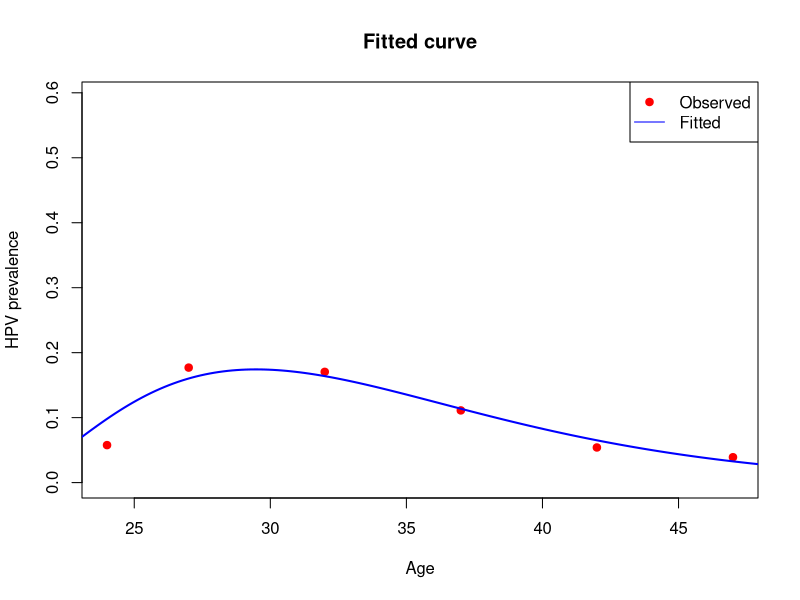

Recreate this plot in R.
x <- c(24, 27, 32,37, 42,47)               
n_total <- c(52, 113, 176, 171, 148, 128)      
y_infected <- c(3, 20, 30, 19, 8, 5)  

x0 <- 20
n_power <- 2

f_model <- function(x, A, B, C) {
  d <- x - x0
  B + (A * d^n_power - B) * exp(-C * d)
}

neg_log_likelihood <- function(par) {
  A <- par[1]; B <- par[2]; C <- par[3]
  p <- f_model(x, A, B, C)
  p <- pmax(pmin(p, 1 - 1e-6), 1e-6)
  -sum(y_infected * log(p) + (n_total - y_infected) * log(1 - p))
}

set.seed(1)
result <- optim(
  par = c(0.01, 0.1, 0.1),    
  fn = neg_log_likelihood,
  method = "BFGS",
  control = list(maxit = 1000, reltol = 1e-10)
)

fit_par <- setNames(result$par, c("A","B","C"))
print(fit_par)

curve_x <- seq(16, 49, length.out = 200)
fitted_p_curve <- f_model(curve_x, fit_par["A"], fit_par["B"], fit_par["C"])
fitted_p_curve <- pmax(pmin(fitted_p_curve, 1 - 1e-6), 1e-6)

plot(x, y_infected / n_total, col = "red", pch = 19,
     ylim = c(0, max(y_infected / n_total, fitted_p_curve) + 0.05),
     xlab = "Age", ylab = "HPV prevalence",
     main = "Fitted curve")
lines(curve_x, fitted_p_curve, col = "blue", lwd = 2)
legend("topright", legend = c("Observed", "Fitted"),
       col = c("red", "blue"), pch = c(19, NA), lty = c(NA, 1))

x_out <- 24:49
fitted_p_out <- f_model(x_out, fit_par["A"], fit_par["B"], fit_par["C"])
fitted_p_out <- pmax(pmin(fitted_p_out, 1 - 1e-6), 1e-6)

res_table <- data.frame(
  age = x_out,
  fitted_prevalence = round(fitted_p_out, 6)
)
print(res_table, row.names = FALSE)
